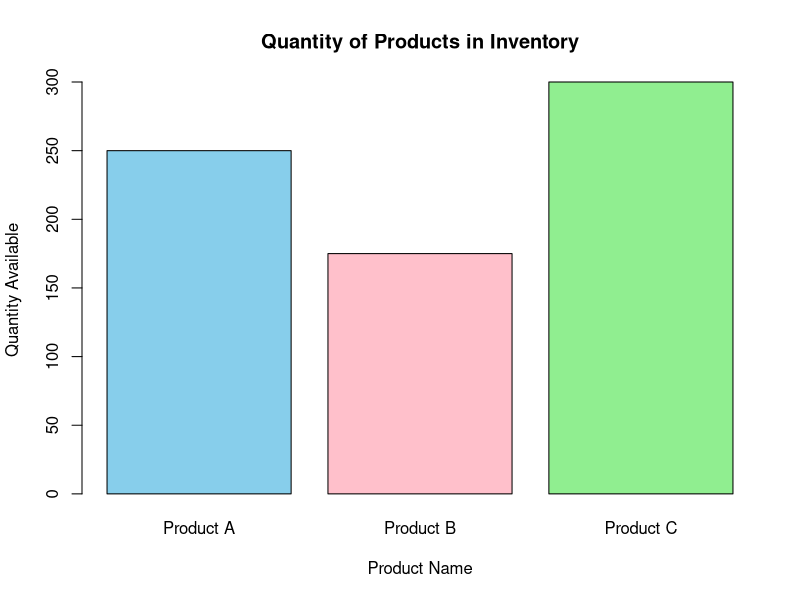
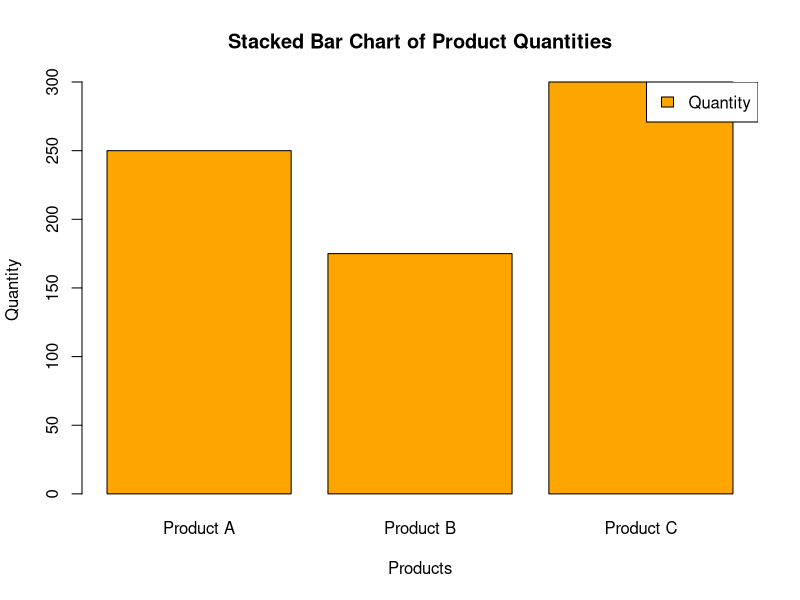

Write R code to recreate these figures, in order.
#----------------------------------------
# Product Inventory Management
#----------------------------------------

# Dataset
product_id <- c(1,2,3)
product_name <- c("Product A","Product B","Product C")
category <- c("Electronics","Clothing","Electronics")
quantity <- c(250,175,300)
price <- c(20,15,18)

# Create Table
inventory <- data.frame(
  Product_ID = product_id,
  Product_Name = product_name,
  Category = category,
  Quantity = quantity,
  Price = price
)

print("Inventory Data")
print(inventory)

#----------------------------------------
# 1. Bar Chart
#----------------------------------------

barplot(quantity,
        names.arg = product_name,
        col = c("skyblue","pink","lightgreen"),
        main = "Quantity of Products in Inventory",
        xlab = "Product Name",
        ylab = "Quantity Available")

#----------------------------------------
# 2. Stacked Bar Chart
#----------------------------------------

stack_data <- matrix(c(250,175,300), nrow=1)

colnames(stack_data) <- product_name
rownames(stack_data) <- "Quantity"

barplot(stack_data,
        col="orange",
        main="Stacked Bar Chart of Product Quantities",
        xlab="Products",
        ylab="Quantity")

legend("topright",
       legend="Quantity",
       fill="orange")

#----------------------------------------
# 3. Table
#----------------------------------------

# Create Inventory Table

inventory_data <- data.frame(
  Product_ID = c(1, 2, 3),
  Product_Name = c("Product A", "Product B", "Product C"),
  Category = c("Electronics", "Clothing", "Electronics"),
  Quantity_Available = c(250, 175, 300),
  Price = c(20, 15, 18)
)

# Display in Console
print(inventory_data)

# Open as Table (like your screenshot)
View(inventory_data)
